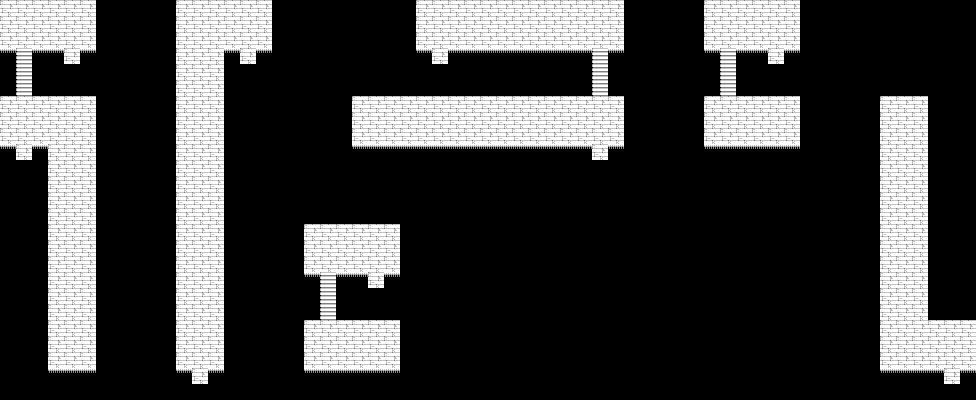

This is a level from a 2D game, rendered from its Tiled map with the project's own tilesets. A one-line summary and the map file follow, with tile-layer data summarised:
An orthogonal 61x25 tile map with 16x16 px tiles, 3 tile layers (Tile Layer 1, Tile Layer 2, Tile Layer 3), 2 tilesets and 11 objects (9x Event, 2x Chest).

<map version="1.0" orientation="orthogonal" renderorder="right-down" width="61" height="25" tilewidth="16" tileheight="16" nextobjectid="32">
 <properties>
  <property name="bgm" value="no_change" />
  <property name="encounter" value="encounterset_level01_danger00" />
  <property name="name" value="Mirror Shrine" />
 </properties>
 <tileset firstgid="1" source="../tilesets/lower.tsx" />
 <tileset firstgid="176" source="../tilesets/upper.tsx" />
 <layer name="Tile Layer 1" width="61" height="25">
  <properties>
   <property name="z" value="0" />
  </properties>
  <data>[1525 cells, 473 non-empty, 4 distinct tile ids]</data>
 </layer>
 <layer name="Tile Layer 2" width="61" height="25">
  <properties>
   <property name="z" value=".5" />
  </properties>
  <data>[1525 cells, 0 non-empty, 0 distinct tile ids]</data>
 </layer>
 <objectgroup name="Object Layer 1">
  <object id="16" name="tele" type="Event" x="16" y="160" width="16" height="16">
   <properties>
    <property name="onCollide" value="teleport('hero/mirror.tmx', 15, 24)" />
   </properties>
  </object>
  <object id="21" name="tele" type="Event" x="64" y="64" width="16" height="16">
   <properties>
    <property name="onCollide" value="teleport('hero/mirror.tmx', 17, 20)" />
   </properties>
  </object>
  <object id="22" name="tele" type="Event" x="192" y="384" width="16" height="16">
   <properties>
    <property name="onCollide" value="teleport('hero/mirror.tmx', 20, 34)" />
   </properties>
  </object>
  <object id="23" name="tele" type="Event" x="240" y="64" width="16" height="16">
   <properties>
    <property name="onCollide" value="teleport('hero/mirror.tmx', 24, 17)" />
   </properties>
  </object>
  <object id="24" name="tele" type="Event" x="368" y="288" width="16" height="16">
   <properties>
    <property name="onCollide" value="teleport('hero/mirror.tmx', 26, 34)" />
   </properties>
  </object>
  <object id="25" name="tele" type="Event" x="432" y="64" width="16" height="16">
   <properties>
    <property name="onCollide" value="teleport('hero/mirror.tmx', 30, 17)" />
   </properties>
  </object>
  <object id="26" name="tele" type="Event" x="592" y="160" width="16" height="16">
   <properties>
    <property name="onCollide" value="teleport('hero/mirror.tmx', 36, 21)" />
   </properties>
  </object>
  <object id="27" name="tele" type="Event" x="768" y="64" width="16" height="16">
   <properties>
    <property name="onCollide" value="teleport('hero/mirror.tmx', 41, 17)" />
   </properties>
  </object>
  <object id="28" name="tele" type="Event" x="944" y="384" width="16" height="16">
   <properties>
    <property name="onCollide" value="teleport('hero/mirror.tmx', 47, 36)" />
   </properties>
  </object>
  <object id="29" name="chest" type="Chest" x="896" y="112" width="16" height="16">
   <properties>
    <property name="item" value="wpn_whip" />
   </properties>
  </object>
  <object id="30" name="chest" type="Chest" x="896" y="144" width="16" height="16">
   <properties>
    <property name="item" value="wpn_bowPoison" />
   </properties>
  </object>
 </objectgroup>
 <layer name="Tile Layer 3" width="61" height="25">
  <properties>
   <property name="z" value="1.0" />
  </properties>
  <data>[1525 cells, 0 non-empty, 0 distinct tile ids]</data>
 </layer>
</map>
